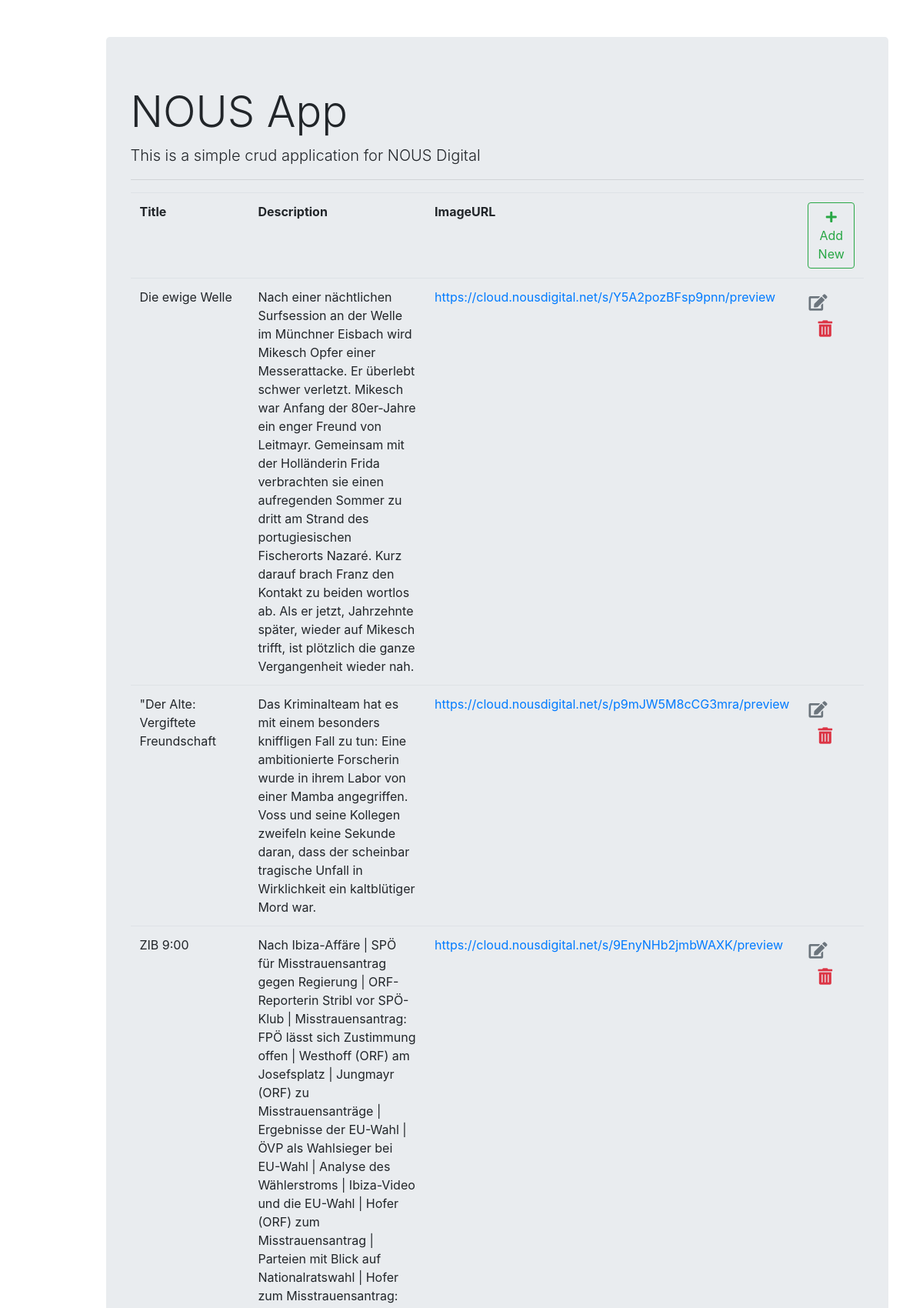
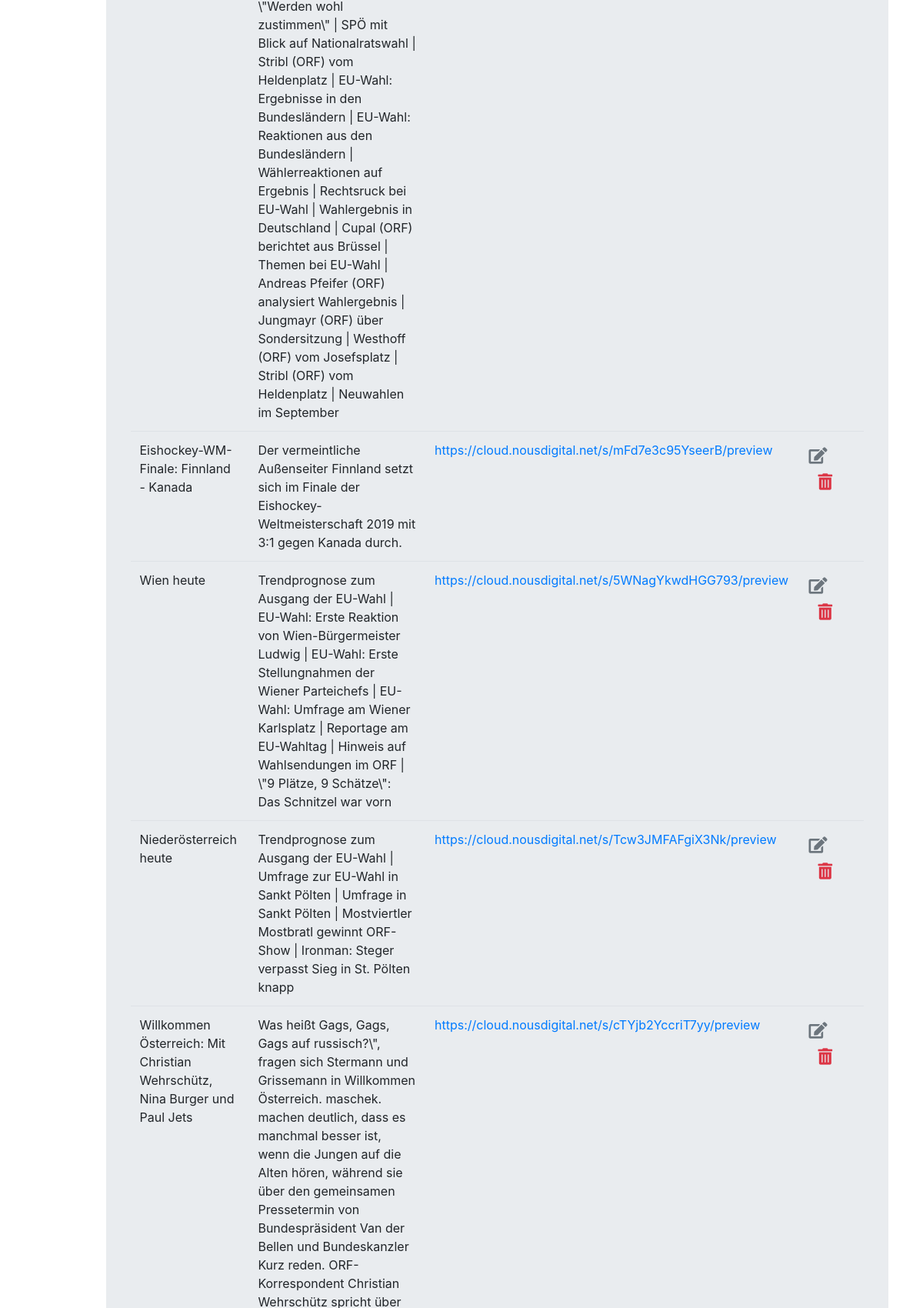
/items/list/ (upper part), run on the app's committed database (2 pictures, top to bottom).
### nous_app/models.py (models this page shows, shortened)
class Item(models.Model):
    id = models.AutoField(primary_key=True)
    title = models.CharField(max_length=400)
    description = models.TextField(max_length=1000)
    image = models.URLField(max_length=300)

### nous_app/views.py (the view)
# urls.py: path('list/', views.items_list, name='items_list'),
def items_list(request):
    context = {'items_list': Item.objects.all()}
    return render(request, 'nous_app/items_list.html', context)

### nous_app/templates/nous_app/items_list.html (shortened to what this page needs)
{% extends "nous_app/base.html" %}
{% block content %}
<table class="table borderless table-responsive">
    <thead class="border-bottom font-weight-bold">
      <tr>
        <td>Title</td>
        <td>Description</td>
        <td>ImageURL</td>
        <td>
          <a
            href="{% url 'items_add' %}"
            class="btn btn-outline-success"
          >
            <i class="fas fa-plus"></i> Add New
          </a>
        </td>
      </tr>
    </thead>
    <tbody>
      {% for item in items_list %}
      <tr>
        <td>{{item.title}}</td>
        <td>{{item.description}}</td>
        <td><a href="mailto:https://someone@example.com">{{item.image}}</a></td>
        <td>
          <a
            href="{% url 'items_edit' item.id %}"
            class="btn text-secondary px-0"
          >
            <i class="fas fa-edit fa-lg"></i>
          </a>
          <form
            action="{% url 'items_delete' item.id %}"
            ,
            method="POST"
            class="d-inline"
          >
            <button type="submit" class="btn inline">
              <i
                class="fas fa-trash-alt fa-lg text-danger float-right"
              ></i>
            </button>
          </form>
        </td>
      </tr>
      {% endfor %}
    </tbody>
  </table>
{% endblock content %}

### nous_app/templates/nous_app/base.html (shortened to what this page needs)
<!DOCTYPE html>
<html lang="en">
<head>
    <link rel="stylesheet" href="https://stackpath.bootstrapcdn.com/bootstrap/4.4.1/css/bootstrap.min.css">
    <link rel="stylesheet" href="//use.fontawesome.com/releases/v5.0.7/css/all.css">
</head>
<body>
    <div class="container">
        <div class="col-md-100 offset-md-1 mt-5">
                <div class="jumbotron">
                        <h1 class="display-4">NOUS App</h1>
                        <p class="lead font italic">This is a simple crud application for NOUS Digital</p>
                        <hr class="md-4">
                        {% block content %}
                        {% endblock content %}
                      </div>
        </div>
    </div>
</body>
</html>

### data on the page
Item: title "Die ewige Welle", description "Nach einer nächtlichen Surfsession an der Welle im Münchner Eisbach wird Mikesch Opfer einer Messerattacke. Er überlebt schwer verletzt. Mikesch war Anfang der 80er-Jahre ein enger Freund von Leitmayr. Gemeinsam mit der Holländerin Frida verbrachten sie einen aufregenden Sommer zu dritt am Strand des portugiesischen Fischerorts Nazaré. Kurz darauf brach Franz den Kontakt zu beiden wortlos ab. Als er jetzt, Jahrzehnte später, wieder auf Mikesch trifft, ist plötzlich die ganze Vergangenheit wieder nah.", image "https://cloud.nousdigital.net/s/Y5A2pozBFsp9pnn/preview"
Item: title "\"Der Alte: Vergiftete Freundschaft", description "Das Kriminalteam hat es mit einem besonders kniffligen Fall zu tun: Eine ambitionierte Forscherin wurde in ihrem Labor von einer Mamba angegriffen. Voss und seine Kollegen zweifeln keine Sekunde daran, dass der scheinbar tragische Unfall in Wirklichkeit ein kaltblütiger Mord war.", image "https://cloud.nousdigital.net/s/p9mJW5M8cCG3mra/preview"
Item: title "ZIB 9:00", description "Nach Ibiza-Affäre | SPÖ für Misstrauensantrag gegen Regierung | ORF-Reporterin Stribl vor SPÖ-Klub | Misstrauensantrag: FPÖ lässt sich Zustimmung offen | Westhoff (ORF) am Josefsplatz | Jungmayr (ORF) zu Misstrauensanträge | Ergebnisse der EU-Wahl | ÖVP als Wahlsieger bei EU-Wahl | Analyse des Wählerstroms | Ibiza-Video und die EU-Wahl | Hofer (ORF) zum Misstrauensantrag | Parteien mit Blick auf Nationalratswahl | Hofer zum Misstrauensantrag: \\\"Werden wohl zustimmen\\\" | SPÖ mit Blick auf Nationalratswahl | Stribl (ORF) vom Heldenplatz | EU-Wahl: Ergebnisse in den Bundesländern | EU-Wahl: Reaktionen aus den Bundesländern | Wählerreaktionen auf Ergebnis | Rechtsruck bei EU-Wahl | Wahlergebnis…", image "https://cloud.nousdigital.net/s/9EnyNHb2jmbWAXK/preview"
Item: title "Eishockey-WM-Finale: Finnland - Kanada", description "Der vermeintliche Außenseiter Finnland setzt sich im Finale der Eishockey-Weltmeisterschaft 2019 mit 3:1 gegen Kanada durch.", image "https://cloud.nousdigital.net/s/mFd7e3c95YseerB/preview"
Item: title "Wien heute", description "Trendprognose zum Ausgang der EU-Wahl | EU-Wahl: Erste Reaktion von Wien-Bürgermeister Ludwig | EU-Wahl: Erste Stellungnahmen der Wiener Parteichefs | EU-Wahl: Umfrage am Wiener Karlsplatz | Reportage am EU-Wahltag | Hinweis auf Wahlsendungen im ORF | \\\"9 Plätze, 9 Schätze\\\": Das Schnitzel war vorn", image "https://cloud.nousdigital.net/s/5WNagYkwdHGG793/preview"
Item: title "Niederösterreich heute", description "Trendprognose zum Ausgang der EU-Wahl | Umfrage zur EU-Wahl in Sankt Pölten | Umfrage in Sankt Pölten | Mostviertler Mostbratl gewinnt ORF-Show | Ironman: Steger verpasst Sieg in St. Pölten knapp", image "https://cloud.nousdigital.net/s/Tcw3JMFAFgiX3Nk/preview"
Item: title "Willkommen Österreich: Mit Christian Wehrschütz, Nina Burger und Paul Jets", image "https://cloud.nousdigital.net/s/cTYjb2YccriT7yy/preview"
